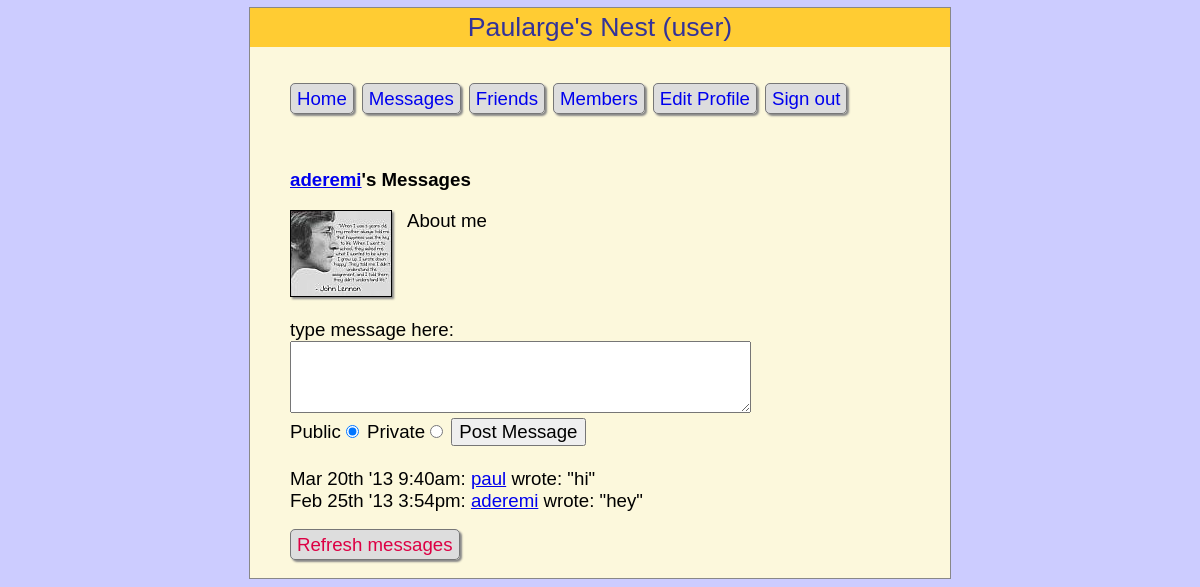
Page /messages.php?view=aderemi (signed in) on the committed database.
### tables this page shows
CREATE TABLE IF NOT EXISTS `profiles` (
  `user` varchar(16) NOT NULL,
  `text` varchar(255) NOT NULL
);

CREATE TABLE IF NOT EXISTS `messages` (
  `id` int(30) unsigned NOT NULL AUTO_INCREMENT,
  `author` varchar(16) NOT NULL,
  `recip` varchar(16) NOT NULL,
  `pm` char(1) NOT NULL,
  `time` int(16) unsigned NOT NULL,
  `message` varchar(255) NOT NULL,
  PRIMARY KEY (`id`)
);

### messages.php (the view, shortened to what this page needs)
<?php
include_once 'header.php';
if (isset($_GET['view'])) $view = sanitizeString($_GET['view']);
else                      $view = $user;
if ($view != "")
{
    if ($view == $user) $name1 = $name2 = "Your";
    else
    {
        $name1 = "<a href='members.php?view=$view'>$view</a>'s";
    }
    echo "<div class='main'><h3>$name1 Messages</h3>";
    showProfile($view);
    echo <<<_END
<form method='post' action='messages.php?view=$view'>
type  message here:<br />
<textarea name='text' cols='40' rows='3'></textarea><br />
Public<input type='radio' name='pm' value='0' checked='checked' />
Private<input type='radio' name='pm' value='1' />
<input type='submit' value='Post Message' /></form><br />
_END;
    $query  = "SELECT * FROM messages WHERE recip='$view' ORDER BY time DESC";
    $result = queryMysql($query);
    $num    = mysql_num_rows($result);
    for ($j = 0 ; $j < $num ; ++$j)
    {
        $row = mysql_fetch_row($result);
        if ($row[3] == 0 || $row[1] == $user || $row[2] == $user)
        {
            echo date('M jS \'y g:ia:', $row[4]);
            echo " <a href='messages.php?view=$row[1]'>$row[1]</a> ";
            if ($row[3] == 0)
                 echo "wrote: &quot;$row[5]&quot; ";
            else echo "whispered: <span class='whisper'>" .
                      "&quot;$row[5]&quot;</span> ";
            echo "<br>";
        }
    }
}
echo "<br /><a class='button' href='messages.php?view=$view'>Refresh messages</a>";
?>
</div><br /></body></html>

### functions.php (shortened to what this page needs)
<?php
function queryMysql($query)
{
    $result = mysql_query($query) or die(mysql_error());
	 return $result;
}
function sanitizeString($var)
{
    $var = strip_tags($var);
    $var = htmlentities($var);
    $var = stripslashes($var);
    return mysql_real_escape_string($var);
}
function showProfile($user)
{
    if (file_exists("$user.jpg"))
        echo "<img src='$user.jpg' align='left' />";
    $result = queryMysql("SELECT * FROM profiles WHERE user='$user'");
    if (mysql_num_rows($result))
    {
        $row = mysql_fetch_row($result);
        echo stripslashes($row[1]) . "<br clear=left /><br />";
    }
}
?>

### styles.css (style rules this page uses)
* { font-family:verdana,sans-serif; font-size :14pt; }
body { width :700px; margin :7px auto; background:#FCF8DC; border :1px solid #888; }
html { background:#ccf }
img { border :1px solid black; margin-right :15px; -moz-box-shadow :2px 2px 2px #888; -webkit-box-shadow:2px 2px 2px #888; box-shadow :2px 2px 2px #888; }
li a, .button { text-decoration:none; }
.main { margin-left:40px; }
.menu li, .button { display :inline; padding :4px 6px; border :1px solid #777; background :#ddd; color :#d04; margin-right :8px; border-radius :5px; -moz-box-shadow :2px 2px 2px #888; -webkit-box-shadow:2px 2px 2px #888; box-shadow :2px 2px 2px #888; }

### rows in the picture
profiles: text "About me"
messages: time "Mar 20th '13 9:40am:", author "paul", message "hi"
messages: time "Feb 25th '13 3:54pm:", author "aderemi", message "hey"

### other values in the picture
$websitename "Paularge's Nest"
$userstr "(user)"
$view "aderemi"
